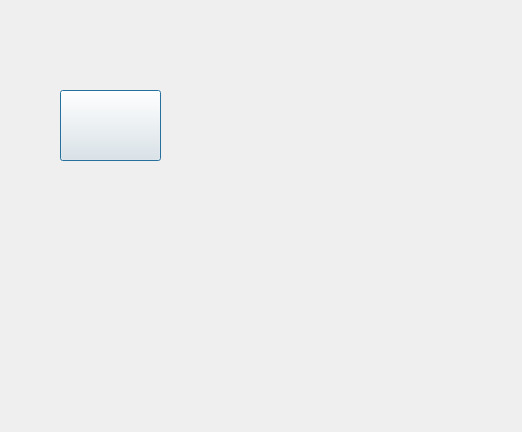
<?xml version="1.0" encoding="UTF-8"?>
<ui version="4.0">
 <class>page</class>
 <widget class="QDialog" name="page">
  <property name="geometry">
   <rect>
    <x>0</x>
    <y>0</y>
    <width>522</width>
    <height>432</height>
   </rect>
  </property>
  <property name="maximumSize">
   <size>
    <width>522</width>
    <height>432</height>
   </size>
  </property>
  <property name="mouseTracking">
   <bool>false</bool>
  </property>
  <property name="windowTitle">
   <string>Dialog</string>
  </property>
  <property name="styleSheet">
   <string notr="true">#page{border-image: url(:/new/prefix1/art/first.jpg);}</string>
  </property>
  <widget class="QPushButton" name="sign">
   <property name="geometry">
    <rect>
     <x>60</x>
     <y>90</y>
     <width>101</width>
     <height>71</height>
    </rect>
   </property>
   <property name="mouseTracking">
    <bool>true</bool>
   </property>
   <property name="styleSheet">
    <string notr="true">border-image: url(:/new/prefix1/art/f.png);</string>
   </property>
   <property name="text">
    <string/>
   </property>
  </widget>
 </widget>
 <resources/>
 <connections/>
</ui>
